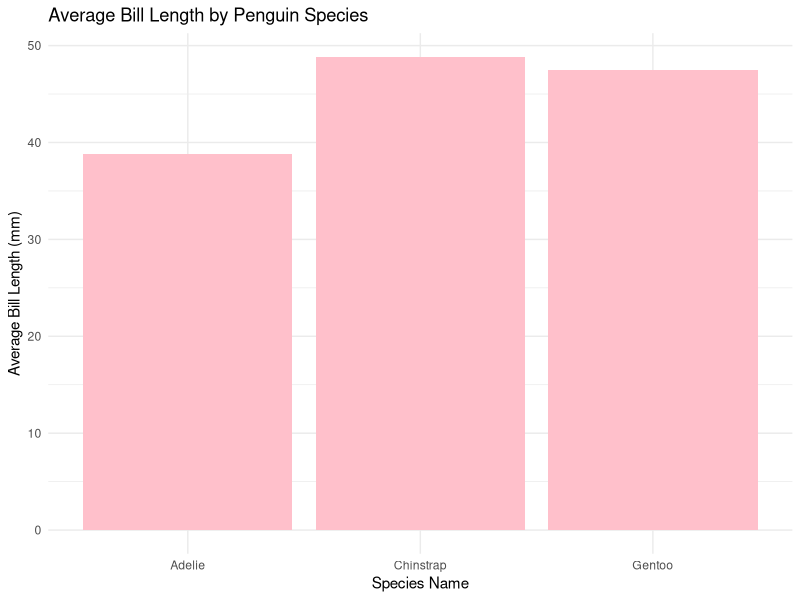

This chart was generated by the following R code:
## ---- chunk 1
library(tidyverse)
library(palmerpenguins)
library(dplyr)
## ---- chunk 2
data_summary <- penguins |>
  group_by(species) |>
  summarize(
    avg_bill_length = mean(bill_length_mm, na.rm = TRUE)
  )

data_summary
## ---- chunk 3
data_summary |>
  ggplot(
    mapping = aes(x = species, y = avg_bill_length)
  ) +
  geom_col(fill = "pink") +
  labs(
    title = "Average Bill Length by Penguin Species",
    x = "Species Name",
    y = "Average Bill Length (mm)"
  ) +
  theme_minimal()
